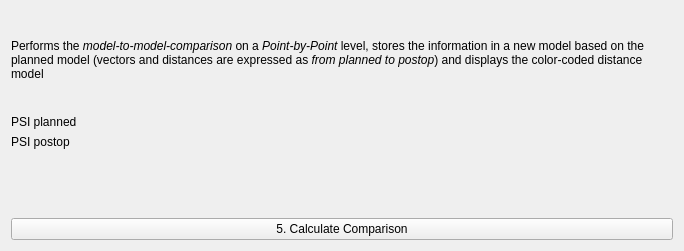
     <widget class="QWidget" name="pageCalculateComparison">
      <property name="geometry">
       <rect>
        <x>0</x>
        <y>0</y>
        <width>684</width>
        <height>251</height>
       </rect>
      </property>
      <attribute name="label">
       <string>5. Calculate Comparison</string>
      </attribute>
      <layout class="QVBoxLayout" name="verticalLayout_6">
       <item>
        <widget class="QLabel" name="label_4">
         <property name="text">
          <string>&lt;p&gt;Performs the &lt;i&gt;model-to-model-comparison&lt;/i&gt; on a &lt;i&gt;Point-by-Point&lt;/i&gt; level, stores the information in a new model based on the planned model (vectors and distances are expressed as &lt;i&gt;from planned to postop&lt;/i&gt;) and displays the color-coded distance model&lt;/p&gt;</string>
         </property>
         <property name="wordWrap">
          <bool>true</bool>
         </property>
        </widget>
       </item>
       <item>
        <layout class="QFormLayout" name="formLayout">
         <item row="0" column="0">
          <widget class="QLabel" name="label_9">
           <property name="text">
            <string>PSI planned</string>
           </property>
          </widget>
         </item>
         <item row="0" column="1">
          <widget class="qMRMLNodeComboBox" name="psiPlannedModelSelectorCalculation" native="true">
           <property name="toolTip">
            <string>Model Node of the planned PSI</string>
           </property>
           <property name="nodeTypes" stdset="0">
            <stringlist notr="true">
             <string>vtkMRMLModelNode</string>
            </stringlist>
           </property>
           <property name="showChildNodeTypes" stdset="0">
            <bool>false</bool>
           </property>
           <property name="addEnabled" stdset="0">
            <bool>false</bool>
           </property>
           <property name="removeEnabled" stdset="0">
            <bool>false</bool>
           </property>
           <property name="SlicerParameterName" stdset="0">
            <string>psiPlannedModel</string>
           </property>
          </widget>
         </item>
         <item row="1" column="0">
          <widget class="QLabel" name="label_10">
           <property name="text">
            <string>PSI postop</string>
           </property>
          </widget>
         </item>
         <item row="1" column="1">
          <widget class="qMRMLNodeComboBox" name="psiPostopModelSelectorCalculation" native="true">
           <property name="toolTip">
            <string>Model Node of the postop PSI</string>
           </property>
           <property name="nodeTypes" stdset="0">
            <stringlist notr="true">
             <string>vtkMRMLModelNode</string>
            </stringlist>
           </property>
           <property name="showChildNodeTypes" stdset="0">
            <bool>false</bool>
           </property>
           <property name="addEnabled" stdset="0">
            <bool>false</bool>
           </property>
           <property name="removeEnabled" stdset="0">
            <bool>false</bool>
           </property>
           <property name="SlicerParameterName" stdset="0">
            <string>psiPlannedModel</string>
           </property>
          </widget>
         </item>
        </layout>
       </item>
       <item>
        <widget class="QPushButton" name="calculateM2MDistanceButton">
         <property name="text">
          <string>5. Calculate Comparison</string>
         </property>
        </widget>
       </item>
      </layout>
     </widget>
